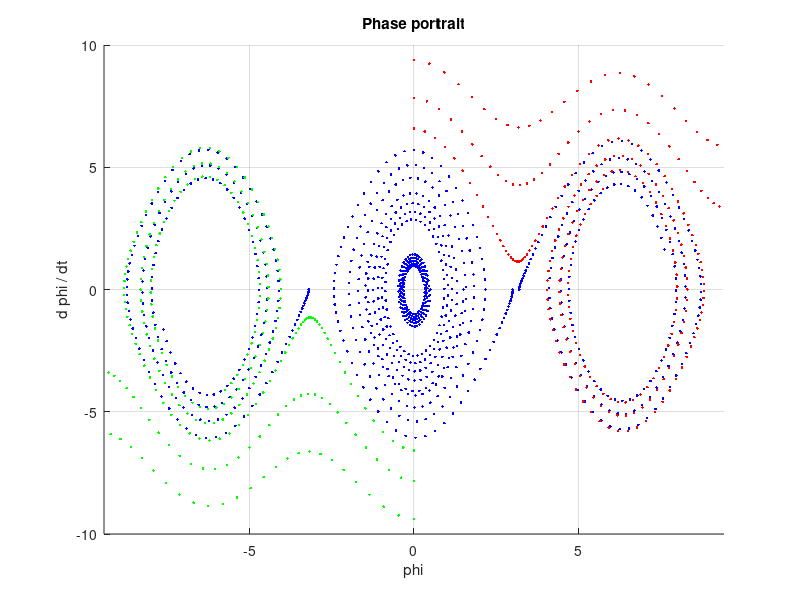

Here is the MATLAB script that generated this plot:
function t441_mathPendulum_with_friction
  clear all; clc; close all;

  g = 9.81;
  l = 1.0;
  w0 = sqrt(g / l);
  T0 = 2 * pi / w0;

  gamma = 0.1;

  fprintf('Theoretical period T0 = %.2f\n\n', T0);

  mathPendulum = @(t, phi, w0) [
    phi(2);
    - w0 ^ 2 * sin(phi(1)) - gamma * phi(2)
  ];

  figure; hold on; grid on;

  osc_angles = [-3.2, 0.5, 1.5, 3.0, 3.2];
  for alpha0 = osc_angles
    [~, phi] = ode45(@(t, phi) mathPendulum(t, phi, w0), linspace(0, 10, 201), [alpha0; 0.0]);
    plot(phi(:, 1), phi(:, 2), 'b.');
  endfor

  rot_velocities = [2.1, 2.5, 3.0] * w0;
  for om0 = rot_velocities
    [~, phi_pos] = ode45(@(t, phi) mathPendulum(t, phi, w0), linspace(0, 10, 201), [0; om0]);
    plot(phi_pos(:, 1), phi_pos(:, 2), 'r.');

    [~, phi_neg] = ode45(@(t, phi) mathPendulum(t, phi, w0), linspace(0, 10, 201), [0; -om0]);
    plot(phi_neg(:, 1), phi_neg(:, 2), 'g.');
    xlim([-3 * pi, 3 * pi]);
  endfor

  xlabel('phi'); ylabel('d phi / dt'); title('Phase portrait');
endfunction
